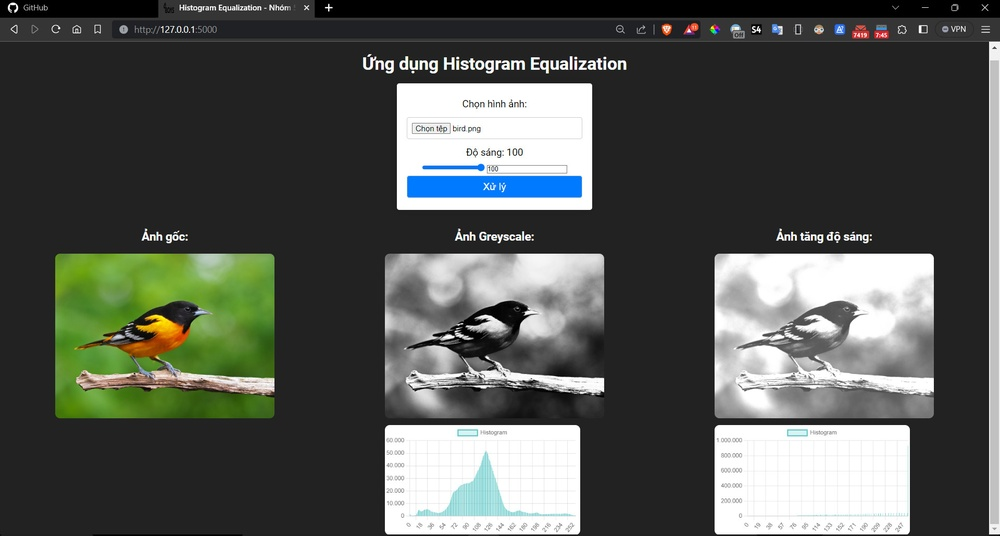
#> input picture img/Bird - Brightness.jpg, 1000 x 536 px, shrunk from 1920 x 1029 before the run
$ python -i histogram-equalization.py   (imports and definitions only)
#> lines starting #> are read from the running program, lines starting #| are printed output that depends on the picture
#> further down, picture is the input picture: shape (536, 1000, 3); mean B, G, R 82.1, 86.8, 83.3
from flask import Flask, render_template, request, jsonify
from PIL import Image
import cv2
import numpy as np
import base64

# [1 line not run here, left out]

# Hàm để cân bằng histogram
def equalize_histogram(image):
    gray_image = cv2.cvtColor(image, cv2.COLOR_BGR2GRAY)
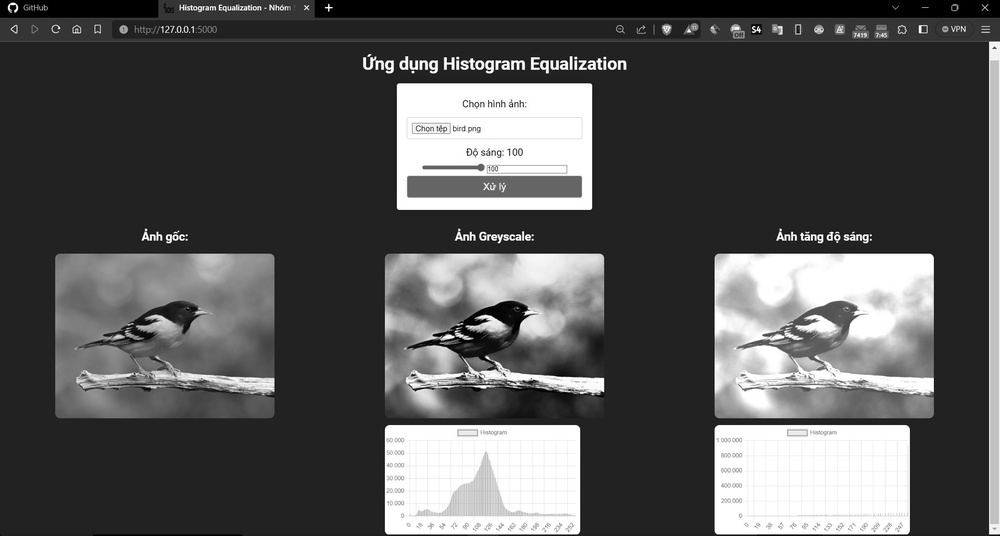
#> gray_image: shape (536, 1000); min 0, max 255, mean 85.2
    equalized_image = cv2.equalizeHist(gray_image)
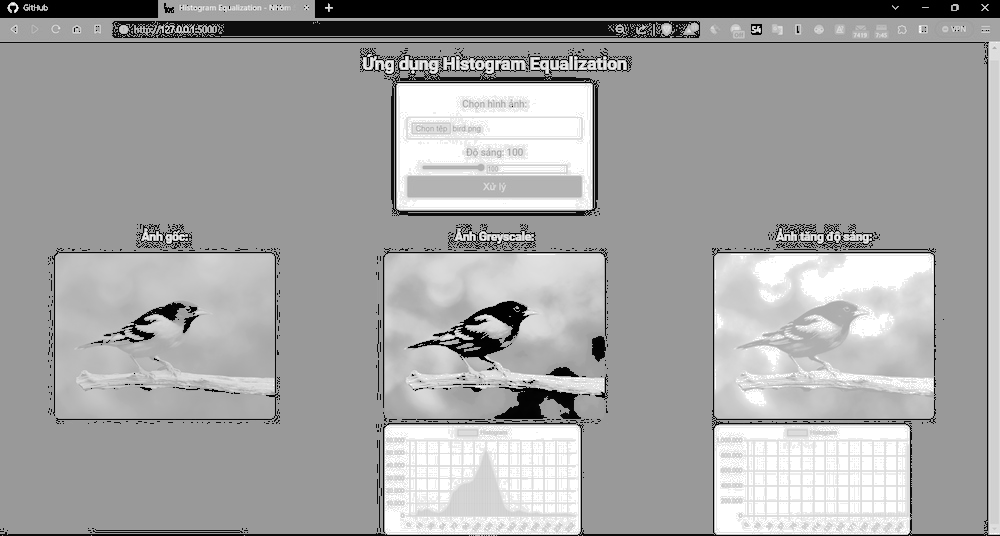
#> equalized_image: shape (536, 1000); min 0, max 255, mean 162.3
    return cv2.cvtColor(equalized_image, cv2.COLOR_GRAY2BGR)

# Hàm để tính histogram của ảnh Greyscale
# [5 lines left out: function calculate_greyscale_histogram, not called in this run]

# Hàm để tăng độ sáng
def increase_brightness(image, brightness=50):
    brightness_array = np.full_like(image, brightness, dtype=np.uint8)
    return cv2.add(image, brightness_array)

# Hàm để lấy ảnh gốc dưới dạng dữ liệu Base64
# [4 lines left out: function get_image_base64, not called in this run]

# Trang chính
# [3 lines that did not run here, left out]

# Trang xử lý khi tải lên và biến đổi hình ảnh
# [35 lines that did not run here, left out]

# [2 lines not run here, left out]

>>> import cv2
>>> picture = cv2.imread('img/Bird - Brightness.jpg')
>>> result = equalize_histogram(picture)

$ run again, on img/download-chart.jpg
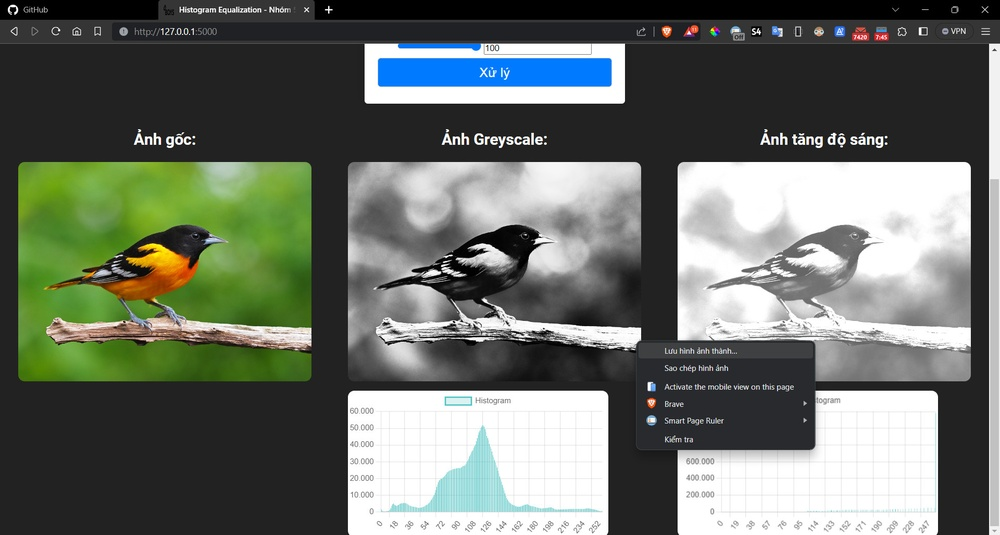
#> input picture img/download-chart.jpg, 1000 x 535 px, shrunk from 1920 x 1027 before the run
#> picture is the input picture: shape (535, 1000, 3); mean B, G, R 103.1, 111.4, 105.2
#> in equalize_histogram, `gray_image = cv2.cvtColor(image, cv2.COLOR_BGR2GRAY)`:
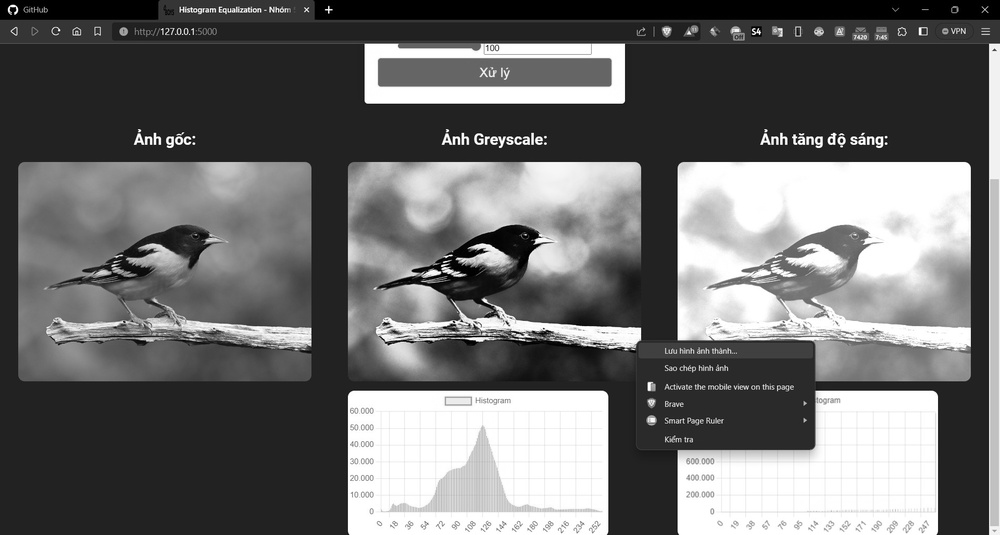
#> gray_image: shape (535, 1000); min 0, max 255, mean 108.6
#> in equalize_histogram, `equalized_image = cv2.equalizeHist(gray_image)`:
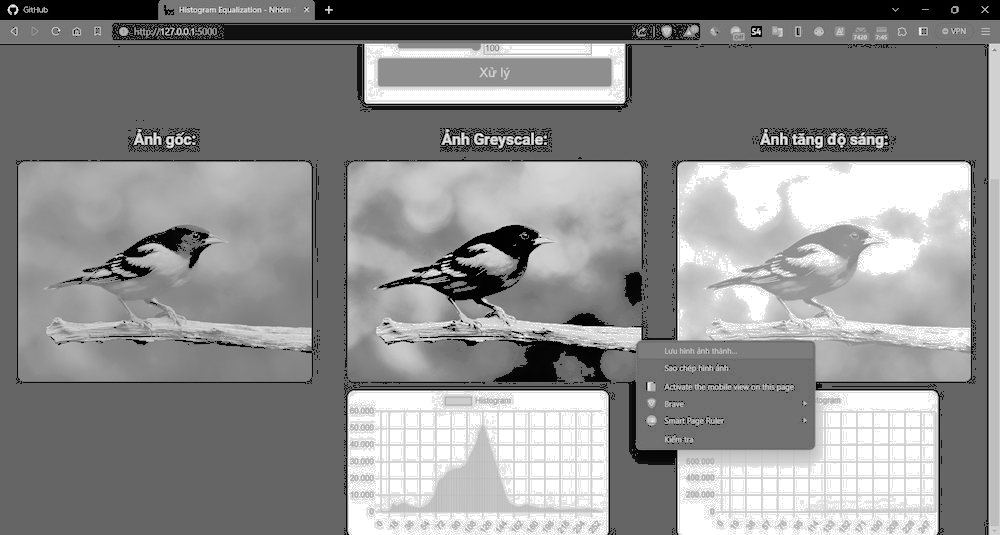
#> equalized_image: shape (535, 1000); min 0, max 255, mean 139.8

$ run again, on img/download.jpg
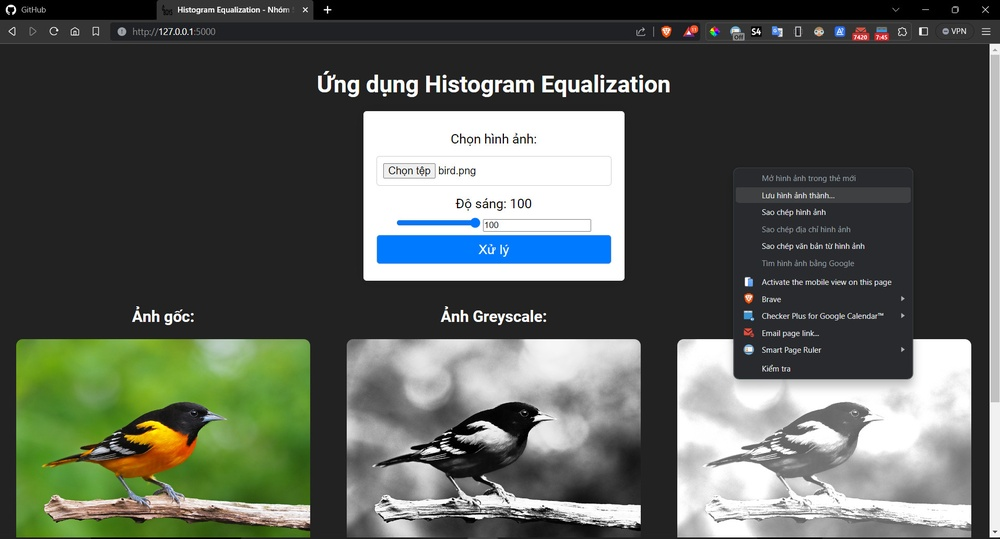
#> input picture img/download.jpg, 1000 x 539 px, shrunk from 1915 x 1033 before the run
#> picture is the input picture: shape (539, 1000, 3); mean B, G, R 85.9, 92.9, 87.8
#> in equalize_histogram, `gray_image = cv2.cvtColor(image, cv2.COLOR_BGR2GRAY)`:
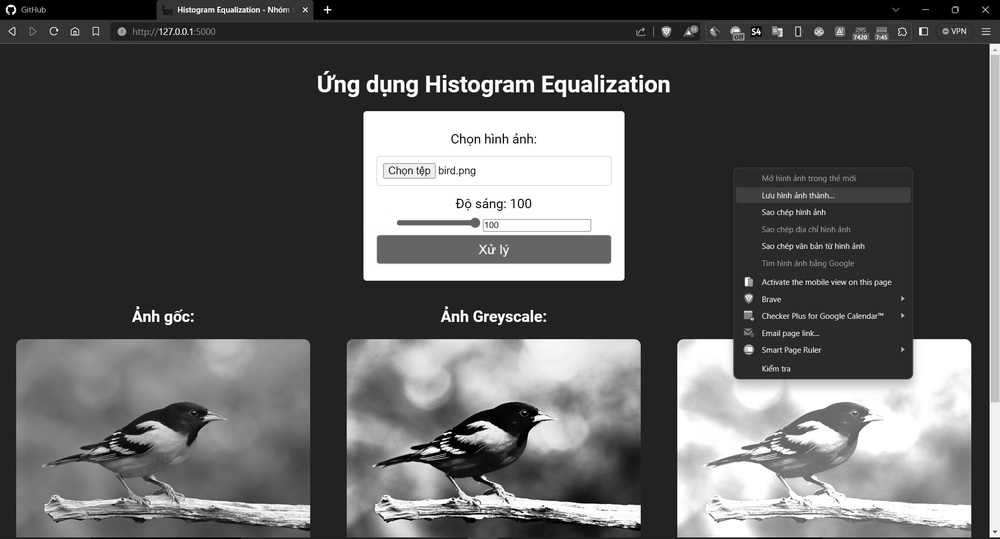
#> gray_image: shape (539, 1000); min 0, max 255, mean 90.6
#> in equalize_histogram, `equalized_image = cv2.equalizeHist(gray_image)`:
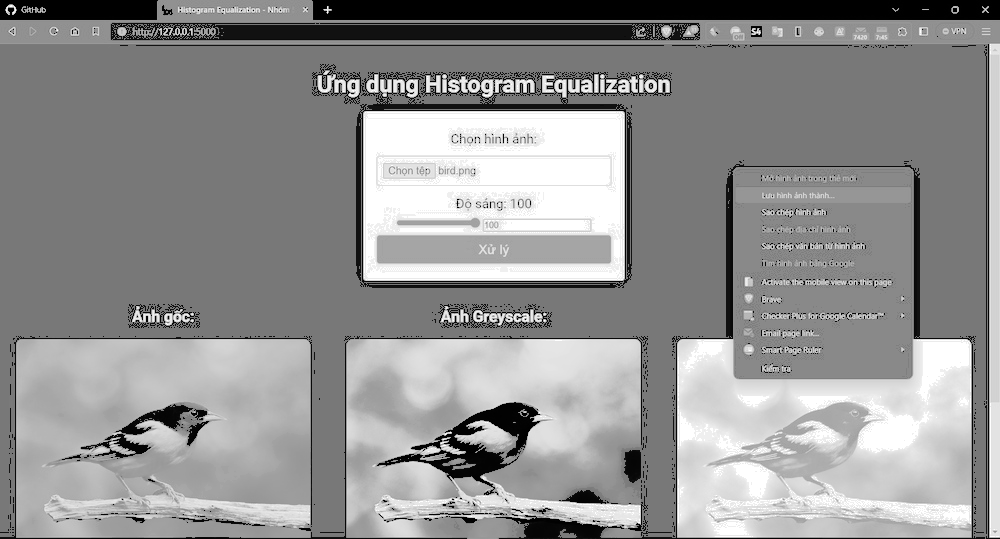
#> equalized_image: shape (539, 1000); min 0, max 255, mean 145.2
